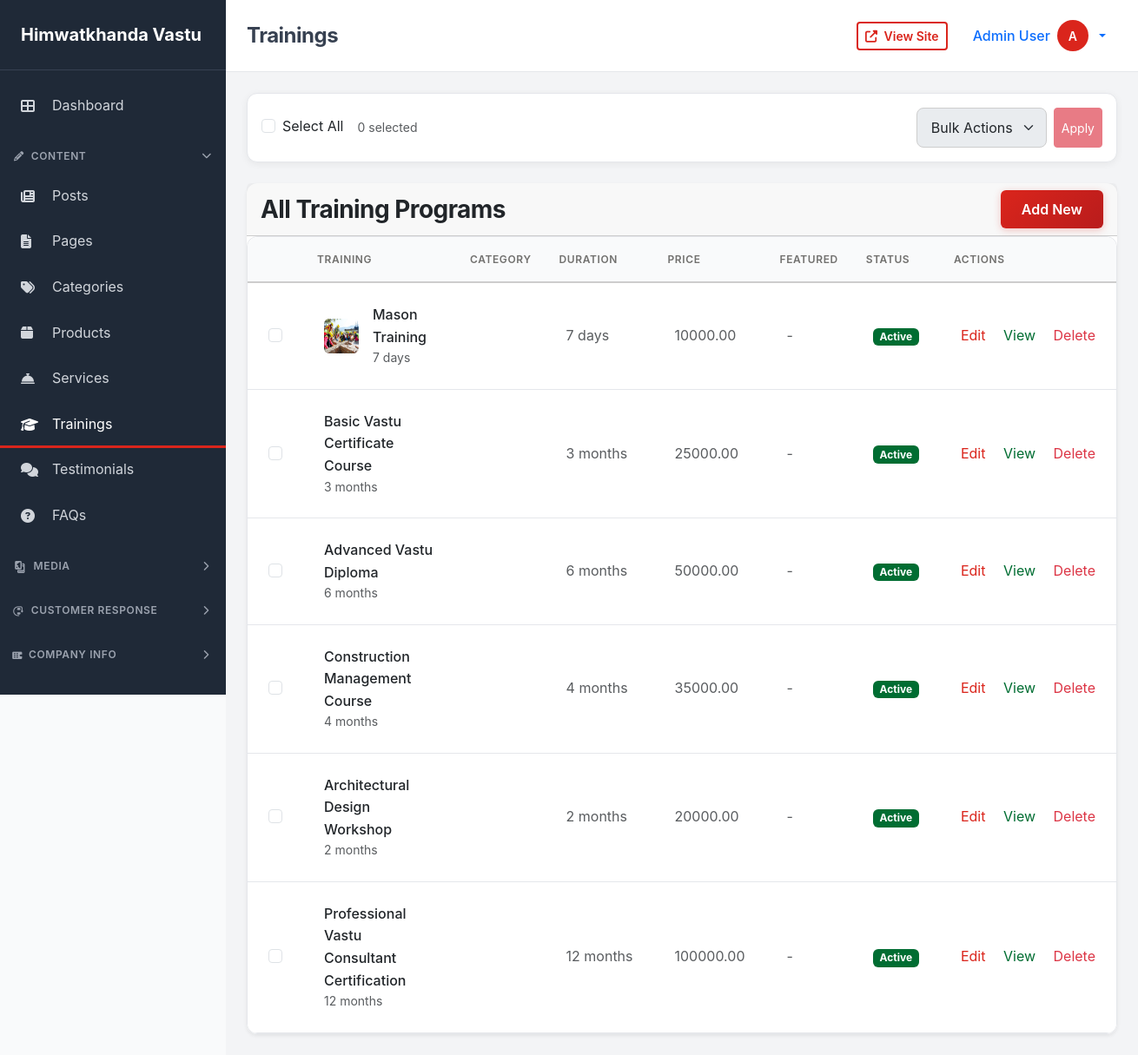
Screenshot of /dashboard/trainings/ (signed in) with the database file from the repository.
### dashboard/models.py (models this page shows, shortened)
class CompanyInfo(models.Model):
    company_name = models.CharField(max_length=255, default='Himwatkhanda Vastu Pvt. Ltd.')
    description = models.TextField(blank=True)
    logo = models.ImageField(upload_to='company/', null=True, blank=True)
    favicon = models.ImageField(upload_to='company/', null=True, blank=True)
    email = models.EmailField(blank=True)
    phone = models.CharField(max_length=50, blank=True)
    address = models.TextField(blank=True)
    city = models.CharField(max_length=100, blank=True)
    state = models.CharField(max_length=100, blank=True)
    postal_code = models.CharField(max_length=20, blank=True)
    country = models.CharField(max_length=100, default='Nepal')
    latitude = models.DecimalField(max_digits=10, decimal_places=8, null=True, blank=True)
    longitude = models.DecimalField(max_digits=11, decimal_places=8, null=True, blank=True)
    facebook = models.URLField(blank=True)
    twitter = models.URLField(blank=True)
    instagram = models.URLField(blank=True)
    linkedin = models.URLField(blank=True)
    youtube = models.URLField(blank=True)
    whatsapp = models.CharField(max_length=50, blank=True)
    anthem = models.FileField(upload_to='company/anthem/', null=True, blank=True, help_text="Company anthem MP3 file")
    updated_at = models.DateTimeField(auto_now=True)
    class Meta:
        verbose_name = 'Company Info'
        verbose_name_plural = 'Company Info'
    @classmethod
    def get_instance(cls):
        instance, created = cls.objects.get_or_create(pk=1)
        return instance

class TimestampModel(models.Model):
    created_at = models.DateTimeField(auto_now_add=True)
    updated_at = models.DateTimeField(auto_now=True)
    class Meta:
        abstract = True

class Training(TimestampModel):
    STATUS_CHOICES = [
        ('active', 'Active'),
        ('inactive', 'Inactive'),
    ]
    name = models.CharField(max_length=255)
    slug = models.SlugField(unique=True)
    description = models.TextField()
    short_description = models.CharField(max_length=500, blank=True)
    excerpt = models.TextField(blank=True, help_text="Brief summary for listing pages")
    image = models.ImageField(upload_to='trainings/', null=True, blank=True)
    icon = models.CharField(max_length=100, blank=True, help_text="Font Awesome icon class (e.g., 'fas fa-graduation-cap')")
    category = models.ForeignKey(Category, on_delete=models.SET_NULL, null=True, blank=True, related_name='trainings')
    duration = models.CharField(max_length=100, blank=True, help_text="e.g., '5 days', '2 weeks'")
    price = models.DecimalField(max_digits=10, decimal_places=2, null=True, blank=True, help_text="Training fee or leave empty")
    featured = models.BooleanField(default=False)
    sort_order = models.IntegerField(default=0)
    status = models.CharField(max_length=20, choices=STATUS_CHOICES, default='active')
    created_by = models.ForeignKey(User, on_delete=models.SET_NULL, null=True, blank=True)
    class Meta:
        ordering = ['-featured', 'sort_order', 'name']
    def get_absolute_url(self):
        return reverse('pages:training_detail', kwargs={'slug': self.slug})

### accounts/models.py (models this page shows, shortened)
class User(AbstractUser):
    ROLE_CHOICES = [
        ('user', 'User'),
        ('admin', 'Admin'),
    ]
    STATUS_CHOICES = [
        ('active', 'Active'),
        ('inactive', 'Inactive'),
        ('banned', 'Banned'),
    ]
    email = models.EmailField(unique=True)
    avatar = models.ImageField(upload_to='avatars/', null=True, blank=True)
    phone = models.CharField(max_length=50, blank=True)
    bio = models.TextField(blank=True)
    role = models.CharField(max_length=20, choices=ROLE_CHOICES, default='user')
    status = models.CharField(max_length=20, choices=STATUS_CHOICES, default='active')
    email_verified = models.BooleanField(default=False)
    email_verified_at = models.DateTimeField(null=True, blank=True)
    last_login_at = models.DateTimeField(null=True, blank=True)
    created_at = models.DateTimeField(auto_now_add=True)
    updated_at = models.DateTimeField(auto_now=True)
    class Meta:
        ordering = ['-created_at']
    @property
    def name(self):
        return f"{self.first_name} {self.last_name}".strip() or self.username
    @property
    def is_admin(self):
        return self.role == 'admin' or self.is_superuser

### dashboard/views.py (the view)
# urls.py: path('trainings/', views.TrainingListView.as_view(), name='training_list'),
class TrainingListView(BaseListView):
    model = Training
    template_name = 'dashboard/training_list.html'
    context_object_name = 'trainings'
    def get_queryset(self):
        return Training.objects.order_by('-featured', 'sort_order')

### templates/dashboard/training_list.html (shortened to what this page needs)
{% extends 'dashboard/base.html' %}
{% block page_title %}Trainings{% endblock %}
{% block dashboard_content %}
{% include 'dashboard/bulk_actions.html' with model_name='training' %}
<div class="card dashboard-card shadow-sm">
    <div class="card-header d-flex justify-content-between align-items-center">
        <h3 class="card-title mb-0">All Training Programs</h3>
        <a href="{% url 'dashboard:training_create' %}" class="btn btn-primary">
            Add New
        </a>
    </div>
    <div class="table-responsive">
        <table class="table table-hover dashboard-table mb-0">
            <thead class="table-light">
                <tr>
                    <th class="w-12">
                    </th>
                    <th>Training</th>
                    <th>Category</th>
                    <th>Duration</th>
                    <th>Price</th>
                    <th>Featured</th>
                    <th>Status</th>
                    <th>Actions</th>
                </tr>
            </thead>
            <tbody>
                {% for training in trainings %}
                <tr>
                    <td class="p-4">
                        <input type="checkbox" class="item-checkbox form-check-input" value="{{ training.pk }}">
                    </td>
                    <td class="p-4">
                        <div class="d-flex align-items-center">
                            {% if training.image %}
                            <img class="rounded object-cover me-3" style="width: 40px; height: 40px;" src="{{ training.image.url }}" alt="">
                            {% elif training.icon %}
                            <div class="rounded bg-light d-flex align-items-center justify-content-center me-3" style="width: 40px; height: 40px;">
                                <i class="{{ training.icon }} text-secondary"></i>
                            </div>
                            {% endif %}
                            <div>
                                <div class="fw-medium text-dark">{{ training.name }}</div>
                                {% if training.duration %}
                                <div class="small text-muted">{{ training.duration }}</div>
                                {% endif %}
                            </div>
                        </div>
                    </td>
                    <td class="p-4 text-nowrap text-muted">{{ training.get_category_display }}</td>
                    <td class="p-4 text-nowrap text-muted">{{ training.duration|default:"-" }}</td>
                    <td class="p-4 text-nowrap text-muted">{{ training.price|default:"-" }}</td>
                    <td class="p-4 text-nowrap">
                        {% if training.featured %}
                        <span class="badge bg-warning">Yes</span>
                        {% else %}
                        <span class="text-muted">-</span>
                        {% endif %}
                    </td>
                    <td class="p-4 text-nowrap">
                        <span class="badge {% if training.status == 'active' %}bg-success{% else %}bg-secondary{% endif %}">
                            {{ training.get_status_display }}
                        </span>
                    </td>
                    <td class="p-4 text-nowrap">
                        <a href="{% url 'dashboard:training_edit' training.pk %}" class="text-primary me-3">Edit</a>
                        <a href="{{ training.get_absolute_url }}" target="_blank" class="text-success me-3">View</a>
                        <a href="{% url 'dashboard:training_delete' training.pk %}" class="text-danger" onclick="return confirm('Are you sure?')">Delete</a>
                    </td>
                </tr>
                {% empty %}
                <tr>
                    <td colspan="8" class="p-4 text-center text-muted">No training programs found.</td>
                </tr>
                {% endfor %}
            </tbody>
        </table>
    </div>
</div>
{% endblock %}

### templates/dashboard/base.html (shortened to what this page needs)
<!DOCTYPE html>
<html lang="en">
<head>
    {% load static %}
    <link href="https://cdn.jsdelivr.net/npm/bootstrap@5.3.2/dist/css/bootstrap.min.css" rel="stylesheet">
    <link rel="stylesheet" href="https://cdnjs.cloudflare.com/ajax/libs/font-awesome/6.5.1/css/all.min.css" />
    <link rel="stylesheet" href="{% static 'css/style.css' %}">
</head>
<body>
    <div class="dashboard-wrapper">
        <aside class="sidebar" id="sidebar">
            <div class="sidebar-brand">
                <a href="{% url 'dashboard:index' %}">
                    {% if company_info %}{{ company_info.company_name }}{% else %}Admin{% endif %}
                </a>
            </div>
            <nav class="sidebar-nav">
                <a href="{% url 'dashboard:index' %}" class="sidebar-link {% if request.resolver_match.url_name == 'index' %}active{% endif %}">
                    <i class="fas fa-th-large"></i>
                    <span>Dashboard</span>
                </a>
                <div class="sidebar-section collapsed" onclick="toggleDropdown('content-dropdown', this)">
                    <span><i class="fas fa-pencil-alt me-2"></i>Content</span>
                    <i class="fas fa-chevron-down"></i>
                </div>
                <div id="content-dropdown" class="sidebar-dropdown collapsed">
                    <a href="{% url 'dashboard:post_list' %}" class="sidebar-link {% if 'post' in request.resolver_match.url_name %}active{% endif %}">
                        <i class="fas fa-newspaper"></i>
                        <span>Posts</span>
                    </a>
                    <a href="{% url 'dashboard:page_list' %}" class="sidebar-link {% if 'page' in request.resolver_match.url_name %}active{% endif %}">
                        <i class="fas fa-file-alt"></i>
                        <span>Pages</span>
                    </a>
                    <a href="{% url 'dashboard:category_list' %}" class="sidebar-link {% if 'category' in request.resolver_match.url_name %}active{% endif %}">
                        <i class="fas fa-tags"></i>
                        <span>Categories</span>
                    </a>
                    <a href="{% url 'dashboard:product_list' %}" class="sidebar-link {% if 'product' in request.resolver_match.url_name and 'request' not in request.resolver_match.url_name %}active{% endif %}">
                        <i class="fas fa-box"></i>
                        <span>Products</span>
                    </a>
                    <a href="{% url 'dashboard:service_list' %}" class="sidebar-link {% if 'service' in request.resolver_match.url_name and 'request' not in request.resolver_match.url_name %}active{% endif %}">
                        <i class="fas fa-concierge-bell"></i>
                        <span>Services</span>
                    </a>
                    <a href="{% url 'dashboard:training_list' %}" class="sidebar-link {% if 'training' in request.resolver_match.url_name and 'request' not in request.resolver_match.url_name %}active{% endif %}">
                        <i class="fas fa-graduation-cap"></i>
                        <span>Trainings</span>
                    </a>
                    <a href="{% url 'dashboard:testimonial_list' %}" class="sidebar-link {% if 'testimonial' in request.resolver_match.url_name %}active{% endif %}">
                        <i class="fas fa-comments"></i>
                        <span>Testimonials</span>
                    </a>
                    <a href="{% url 'dashboard:faq_list' %}" class="sidebar-link {% if 'faq' in request.resolver_match.url_name %}active{% endif %}">
                        <i class="fas fa-question-circle"></i>
                        <span>FAQs</span>
                    </a>
                </div>
                <div class="sidebar-section collapsed" onclick="toggleDropdown('media-dropdown', this)">
                    <span><i class="fas fa-photo-video me-2"></i>Media</span>
                    <i class="fas fa-chevron-down"></i>
                </div>
                <div class="sidebar-section collapsed" onclick="toggleDropdown('customer-dropdown', this)">
                    <span><i class="fas fa-headset me-2"></i>Customer Response</span>
                    <i class="fas fa-chevron-down"></i>
                </div>
                <div class="sidebar-section collapsed" onclick="toggleDropdown('company-dropdown', this)">
                    <span><i class="fas fa-building me-2"></i>Company Info</span>
                    <i class="fas fa-chevron-down"></i>
                </div>
                <div class="sidebar-section collapsed" onclick="toggleDropdown('settings-dropdown', this)">
                    <span>Settings</span>
                    <i class="fas fa-chevron-down"></i>
                </div>
            </nav>
        </aside>
        <div class="main-content">
            <header class="top-header">
                <div class="d-flex align-items-center justify-content-between">
                    <div class="d-flex align-items-center">
                        <h1 class="h4 mb-0 fw-bold">{% block page_title %}Dashboard{% endblock %}</h1>
                    </div>
                    <div class="d-flex align-items-center gap-3">
                        <a href="{% url 'pages:home' %}" target="_blank" class="btn btn-outline-primary btn-sm" title="View Site">
                            <i class="fas fa-external-link-alt me-1"></i>
                            <span class="d-none d-sm-inline">View Site</span>
                        </a>
                        <div class="dropdown user-dropdown">
                            <button class="btn btn-link text-decoration-none dropdown-toggle d-flex align-items-center gap-2" type="button" data-bs-toggle="dropdown" aria-expanded="false">
                                <span class="d-none d-sm-inline fw-medium">{{ user.name }}</span>
                                {% if user.avatar %}
                                <img class="user-avatar" src="{{ user.avatar.url }}" alt="{{ user.name }}">
                                {% else %}
                                <div class="user-avatar-placeholder">{{ user.username|first|upper }}</div>
                                {% endif %}
                            </button>
                        </div>
                    </div>
                </div>
            </header>
            <main class="content-wrapper">
                {% block dashboard_content %}{% endblock %}
            </main>
        </div>
    </div>
</body>
</html>

### rows the page displays
CompanyInfo: company_name "Himwatkhanda Vastu"
User: name "Admin User", username|first "A"
Training: image (picture), name "Mason Training", duration "7 days", price "10000.00", status "Active"
Training: name "Basic Vastu Certificate Course", duration "3 months", price "25000.00", status "Active"
Training: name "Advanced Vastu Diploma", duration "6 months", price "50000.00", status "Active"
Training: name "Construction Management Course", duration "4 months", price "35000.00", status "Active"
Training: name "Architectural Design Workshop", duration "2 months", price "20000.00", status "Active"
Training: name "Professional Vastu Consultant Certification", duration "12 months", price "100000.00", status "Active"
